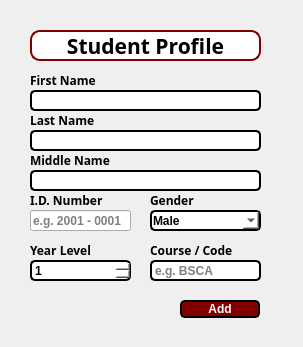
<?xml version="1.0" encoding="UTF-8"?>
<ui version="4.0">
 <class>AddButton</class>
 <widget class="QDialog" name="AddButton">
  <property name="geometry">
   <rect>
    <x>0</x>
    <y>0</y>
    <width>303</width>
    <height>347</height>
   </rect>
  </property>
  <property name="font">
   <font>
    <bold>true</bold>
   </font>
  </property>
  <property name="windowTitle">
   <string>Add Student Profile</string>
  </property>
  <widget class="QLabel" name="label_2">
   <property name="geometry">
    <rect>
     <x>30</x>
     <y>70</y>
     <width>101</width>
     <height>21</height>
    </rect>
   </property>
   <property name="font">
    <font>
     <family>Rockwell</family>
     <bold>true</bold>
    </font>
   </property>
   <property name="text">
    <string>First Name</string>
   </property>
  </widget>
  <widget class="QLabel" name="label_3">
   <property name="geometry">
    <rect>
     <x>30</x>
     <y>110</y>
     <width>101</width>
     <height>21</height>
    </rect>
   </property>
   <property name="font">
    <font>
     <family>Rockwell</family>
     <bold>true</bold>
    </font>
   </property>
   <property name="text">
    <string>Last Name</string>
   </property>
  </widget>
  <widget class="QLabel" name="label_4">
   <property name="geometry">
    <rect>
     <x>30</x>
     <y>150</y>
     <width>101</width>
     <height>21</height>
    </rect>
   </property>
   <property name="font">
    <font>
     <family>Rockwell</family>
     <bold>true</bold>
    </font>
   </property>
   <property name="text">
    <string>Middle Name</string>
   </property>
  </widget>
  <widget class="QLabel" name="label_5">
   <property name="geometry">
    <rect>
     <x>30</x>
     <y>190</y>
     <width>101</width>
     <height>21</height>
    </rect>
   </property>
   <property name="font">
    <font>
     <family>Rockwell</family>
     <bold>true</bold>
    </font>
   </property>
   <property name="text">
    <string>I.D. Number</string>
   </property>
  </widget>
  <widget class="QLabel" name="label_6">
   <property name="geometry">
    <rect>
     <x>30</x>
     <y>240</y>
     <width>101</width>
     <height>21</height>
    </rect>
   </property>
   <property name="font">
    <font>
     <family>Rockwell</family>
     <bold>true</bold>
    </font>
   </property>
   <property name="text">
    <string>Year Level</string>
   </property>
  </widget>
  <widget class="QLabel" name="label_7">
   <property name="geometry">
    <rect>
     <x>150</x>
     <y>190</y>
     <width>101</width>
     <height>21</height>
    </rect>
   </property>
   <property name="font">
    <font>
     <family>Rockwell</family>
     <bold>true</bold>
    </font>
   </property>
   <property name="text">
    <string>Gender</string>
   </property>
  </widget>
  <widget class="QLabel" name="label_8">
   <property name="geometry">
    <rect>
     <x>150</x>
     <y>240</y>
     <width>101</width>
     <height>21</height>
    </rect>
   </property>
   <property name="font">
    <font>
     <family>Rockwell</family>
     <bold>true</bold>
    </font>
   </property>
   <property name="text">
    <string>Course / Code</string>
   </property>
  </widget>
  <widget class="QLineEdit" name="idnumber">
   <property name="geometry">
    <rect>
     <x>30</x>
     <y>210</y>
     <width>101</width>
     <height>21</height>
    </rect>
   </property>
   <property name="styleSheet">
    <string notr="true"/>
   </property>
   <property name="inputMask">
    <string/>
   </property>
   <property name="text">
    <string/>
   </property>
   <property name="placeholderText">
    <string>e.g. 2001 - 0001</string>
   </property>
  </widget>
  <widget class="QLineEdit" name="course">
   <property name="geometry">
    <rect>
     <x>150</x>
     <y>260</y>
     <width>111</width>
     <height>21</height>
    </rect>
   </property>
   <property name="styleSheet">
    <string notr="true">background-color: white;
    border: 2px solid #000000;
    border-radius: 5px;
    padding: 1px;
    box-shadow: 0 0 10px rgba(0, 0, 0, 0.5);</string>
   </property>
   <property name="text">
    <string/>
   </property>
   <property name="placeholderText">
    <string>e.g. BSCA</string>
   </property>
  </widget>
  <widget class="QLineEdit" name="lastname">
   <property name="geometry">
    <rect>
     <x>30</x>
     <y>130</y>
     <width>231</width>
     <height>21</height>
    </rect>
   </property>
   <property name="styleSheet">
    <string notr="true">background-color: white;
    border: 2px solid #000000;
    border-radius: 5px;
    padding: 1px;
    box-shadow: 0 0 10px rgba(0, 0, 0, 0.5);</string>
   </property>
  </widget>
  <widget class="QLineEdit" name="middlename">
   <property name="geometry">
    <rect>
     <x>30</x>
     <y>170</y>
     <width>231</width>
     <height>21</height>
    </rect>
   </property>
   <property name="styleSheet">
    <string notr="true">background-color: white;
    border: 2px solid #000000;
    border-radius: 5px;
    padding: 1px;
    box-shadow: 0 0 10px rgba(0, 0, 0, 0.5);</string>
   </property>
  </widget>
  <widget class="QLineEdit" name="firstname">
   <property name="geometry">
    <rect>
     <x>30</x>
     <y>90</y>
     <width>231</width>
     <height>21</height>
    </rect>
   </property>
   <property name="styleSheet">
    <string notr="true">background-color: white;
    border: 2px solid #000000;
    border-radius: 5px;
    padding: 1px;
    box-shadow: 0 0 10px rgba(0, 0, 0, 0.5);</string>
   </property>
  </widget>
  <widget class="QComboBox" name="gender">
   <property name="geometry">
    <rect>
     <x>150</x>
     <y>210</y>
     <width>111</width>
     <height>21</height>
    </rect>
   </property>
   <property name="styleSheet">
    <string notr="true">background-color: white;
    border: 2px solid #000000;
    border-radius: 5px;
    padding: 1px;
    box-shadow: 0 0 10px rgba(0, 0, 0, 0.5);</string>
   </property>
   <item>
    <property name="text">
     <string>Male</string>
    </property>
   </item>
   <item>
    <property name="text">
     <string>Female</string>
    </property>
   </item>
  </widget>
  <widget class="QPushButton" name="pushButton">
   <property name="geometry">
    <rect>
     <x>180</x>
     <y>300</y>
     <width>80</width>
     <height>18</height>
    </rect>
   </property>
   <property name="styleSheet">
    <string notr="true">QPushButton {
    background-color: #800000;
    color: white;
    border: 2px solid #000000;
    border-radius: 5px;
	 padding: 1px;
    box-shadow: 0 0 10px rgba(0, 0, 0, 0.5);
    color: white; 
}

/* Hover effect for the button */
QPushButton:hover {
    background-color: #944E63;
    border: 2px solid #944E63;
}</string>
   </property>
   <property name="text">
    <string>Add</string>
   </property>
  </widget>
  <widget class="QSpinBox" name="yearlevel">
   <property name="geometry">
    <rect>
     <x>30</x>
     <y>260</y>
     <width>101</width>
     <height>21</height>
    </rect>
   </property>
   <property name="styleSheet">
    <string notr="true">background-color: white;
    border: 2px solid #000000;
    border-radius: 5px;
    padding: 1px;
    box-shadow: 0 0 10px rgba(0, 0, 0, 0.5);</string>
   </property>
   <property name="minimum">
    <number>1</number>
   </property>
   <property name="maximum">
    <number>4</number>
   </property>
  </widget>
  <widget class="QLabel" name="label_16">
   <property name="geometry">
    <rect>
     <x>30</x>
     <y>30</y>
     <width>231</width>
     <height>31</height>
    </rect>
   </property>
   <property name="font">
    <font>
     <family>Rockwell</family>
     <pointsize>16</pointsize>
     <bold>true</bold>
    </font>
   </property>
   <property name="styleSheet">
    <string notr="true">background-color: white;
    border: 2px solid #800000;
    border-radius: 10px;
    padding: 1px;
    box-shadow: 0 0 10px rgba(0, 0, 0, 0.5);
	color: black;</string>
   </property>
   <property name="text">
    <string>Student Profile</string>
   </property>
   <property name="alignment">
    <set>Qt::AlignCenter</set>
   </property>
  </widget>
  <widget class="QLabel" name="label">
   <property name="geometry">
    <rect>
     <x>-180</x>
     <y>-110</y>
     <width>541</width>
     <height>491</height>
    </rect>
   </property>
   <property name="styleSheet">
    <string notr="true">image: url(:/CSVFiles/keilah/Untitled-3.png);</string>
   </property>
   <property name="text">
    <string/>
   </property>
  </widget>
  <zorder>label</zorder>
  <zorder>label_2</zorder>
  <zorder>label_3</zorder>
  <zorder>label_4</zorder>
  <zorder>label_5</zorder>
  <zorder>label_6</zorder>
  <zorder>label_7</zorder>
  <zorder>label_8</zorder>
  <zorder>idnumber</zorder>
  <zorder>course</zorder>
  <zorder>lastname</zorder>
  <zorder>middlename</zorder>
  <zorder>firstname</zorder>
  <zorder>gender</zorder>
  <zorder>pushButton</zorder>
  <zorder>yearlevel</zorder>
  <zorder>label_16</zorder>
 </widget>
 <resources/>
 <connections/>
</ui>
